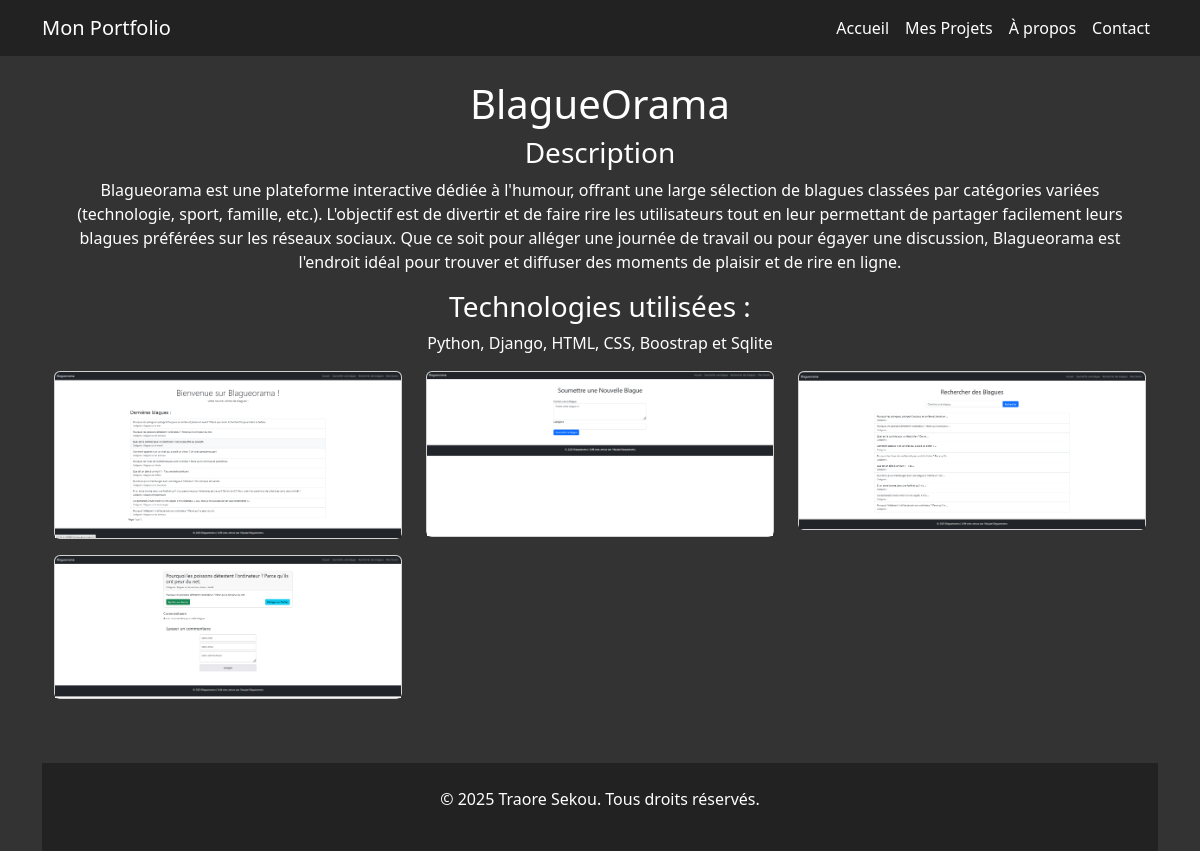
/dev95-Porfolio/projet/1/, run on the app's committed database.
### Porfolio/models.py (models this page shows, shortened)
class Project(models.Model):
    title = models.CharField(max_length=200)
    description = models.TextField()
    technologies = models.CharField(max_length=200)
    date_created = models.DateTimeField(auto_now_add=True)
    github_link = models.URLField(blank=True, null=True)

class ProjectImage(models.Model):
    project = models.ForeignKey(Project, on_delete=models.CASCADE, related_name="images")
    image = models.ImageField(upload_to='projects/images/')
    caption = models.CharField(max_length=200, blank=True, null=True)  # Optionnel, pour une légende

### Porfolio/views.py (the view)
# urls.py: path('dev95-Porfolio/projet/<int:project_id>/', views.project_detail, name='project_detail'),  # Détails d'un projet
def project_detail(request, project_id):
    project = get_object_or_404(Project, id=project_id)
    images = project.images.all()  # Grâce à related_name="images"
    return render(request, 'porfolio/project_detail.html', {'project': project, 'images': images})

### Porfolio/templates/porfolio/project_detail.html (shortened to what this page needs)
{% extends 'base.html' %}
{% block content %}
<div class="container mt-4">
  <h1 class="text-center">{{ project.title }}</h1>
  <h3 class="text-center">Description</h1>
  <p class="text-center">{{ project.description }}</p>
  <h3 class="text-center">Technologies utilisées :</h1>
  <p class="text-center">{{ project.technologies}}</p>
  <div class="row">
    {% for image in images %}
        <div class="col-md-4">
            <div class="card mb-3">
                <img src="{{ image.image.url }}" class="card-img-top" alt="Image de {{ project.title }}" data-bs-toggle="modal" data-bs-target="#imageModal{{ image.id }}">
            </div>
        </div>
    {% empty %}
        <p class="text-center">Aucune image disponible pour ce projet.</p>
    {% endfor %}
</div>
{% endblock %}

### data on the page
Project: title "BlagueOrama", description "Blagueorama est une plateforme interactive dédiée à l'humour, offrant une large sélection de blagues classées par catégories variées (technologie, sport, famille, etc.). L'objectif est de divertir et de faire rire les utilisateurs tout en leur permettant de partager facilement leurs blagues préférées sur les réseaux sociaux. Que ce soit pour alléger une journée de travail ou pour égayer une discussion, Blagueorama est l'endroit idéal pour trouver et diffuser des moments de plaisir et de rire en ligne.", technologies "Python, Django, HTML, CSS, Boostrap et Sqlite"
ProjectImage: image (picture)
ProjectImage: image (picture)
ProjectImage: image (picture)
ProjectImage: image (picture)
